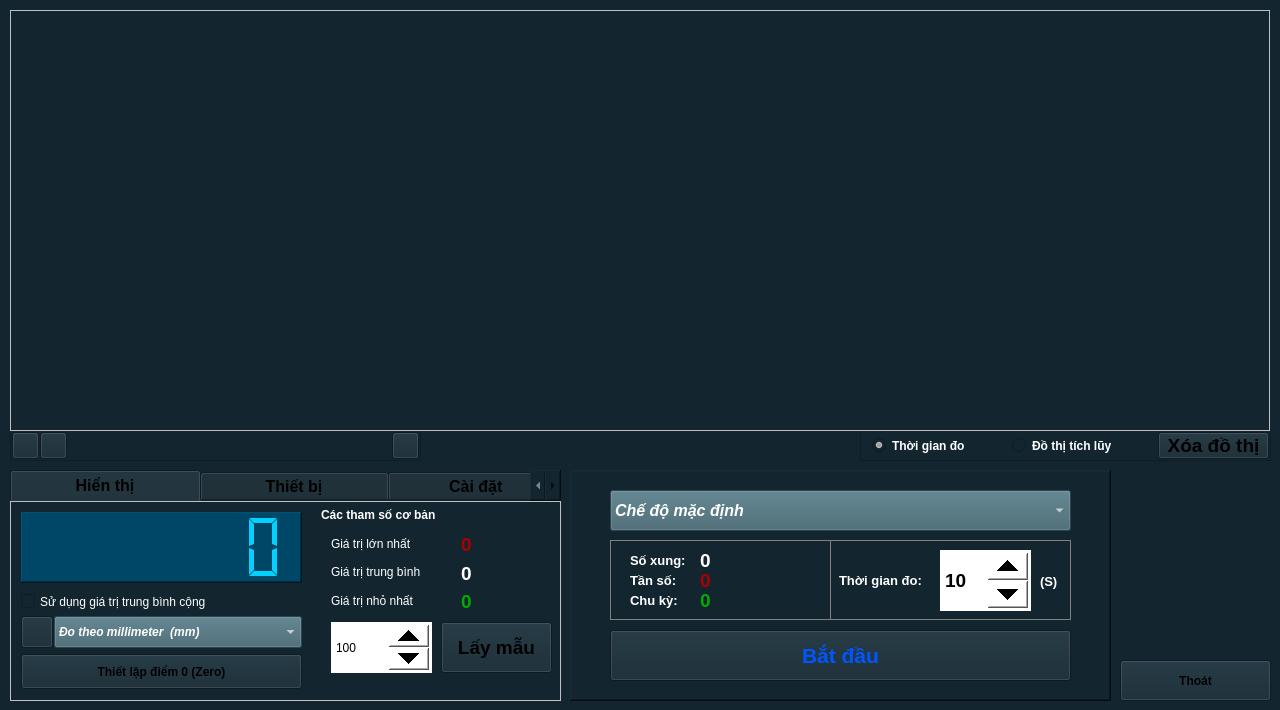
<?xml version="1.0" encoding="UTF-8"?>
<ui version="4.0">
 <class>Sensor_SEN0121</class>
 <widget class="QWidget" name="Sensor_SEN0121">
  <property name="geometry">
   <rect>
    <x>0</x>
    <y>0</y>
    <width>1280</width>
    <height>710</height>
   </rect>
  </property>
  <property name="windowTitle">
   <string>Form</string>
  </property>
  <property name="windowIcon">
   <iconset resource="../image.qrc">
    <normaloff>:/image/DIS0121_Icon.png</normaloff>:/image/DIS0121_Icon.png</iconset>
  </property>
  <property name="styleSheet">
   <string notr="true">background-color: #132630;</string>
  </property>
  <widget class="QTabWidget" name="tabWidget">
   <property name="geometry">
    <rect>
     <x>10</x>
     <y>470</y>
     <width>551</width>
     <height>231</height>
    </rect>
   </property>
   <property name="font">
    <font>
     <pointsize>12</pointsize>
     <weight>75</weight>
     <bold>true</bold>
    </font>
   </property>
   <property name="styleSheet">
    <string notr="true">QTabWidget::pane { 
border: 1px solid #C0C0C0;
}</string>
   </property>
   <property name="currentIndex">
    <number>0</number>
   </property>
   <property name="elideMode">
    <enum>Qt::ElideNone</enum>
   </property>
   <widget class="QWidget" name="tab_Infor_2">
    <attribute name="title">
     <string>            Hiển thị            </string>
    </attribute>
    <widget class="QLCDNumber" name="lcdNumber_Value">
     <property name="geometry">
      <rect>
       <x>10</x>
       <y>10</y>
       <width>281</width>
       <height>71</height>
      </rect>
     </property>
     <property name="styleSheet">
      <string notr="true">background-color: rgb(0, 70, 102);
color:rgb(5, 209, 255)</string>
     </property>
     <property name="frameShape">
      <enum>QFrame::WinPanel</enum>
     </property>
     <property name="lineWidth">
      <number>1</number>
     </property>
     <property name="smallDecimalPoint">
      <bool>false</bool>
     </property>
     <property name="digitCount">
      <number>7</number>
     </property>
     <property name="segmentStyle">
      <enum>QLCDNumber::Flat</enum>
     </property>
     <property name="value" stdset="0">
      <double>0.000000000000000</double>
     </property>
     <property name="intValue" stdset="0">
      <number>0</number>
     </property>
    </widget>
    <widget class="QPushButton" name="pushButton_2">
     <property name="geometry">
      <rect>
       <x>10</x>
       <y>114</y>
       <width>32</width>
       <height>32</height>
      </rect>
     </property>
     <property name="styleSheet">
      <string notr="true"/>
     </property>
     <property name="text">
      <string/>
     </property>
     <property name="icon">
      <iconset resource="../image.qrc">
       <normaloff>:/image/DIS0121_Icon.png</normaloff>:/image/DIS0121_Icon.png</iconset>
     </property>
     <property name="iconSize">
      <size>
       <width>32</width>
       <height>32</height>
      </size>
     </property>
    </widget>
    <widget class="QComboBox" name="comboBox_Sensor_Unit">
     <property name="geometry">
      <rect>
       <x>43</x>
       <y>114</y>
       <width>248</width>
       <height>32</height>
      </rect>
     </property>
     <property name="font">
      <font>
       <weight>75</weight>
       <italic>true</italic>
       <bold>true</bold>
      </font>
     </property>
     <property name="layoutDirection">
      <enum>Qt::LeftToRight</enum>
     </property>
     <property name="styleSheet">
      <string notr="true">background-color: rgb(62, 97, 109);
color: rgb(255, 255, 255);</string>
     </property>
     <property name="editable">
      <bool>false</bool>
     </property>
     <item>
      <property name="text">
       <string>Đo theo millimeter  (mm)</string>
      </property>
     </item>
     <item>
      <property name="text">
       <string>Đo theo centimeter (cm)</string>
      </property>
     </item>
     <item>
      <property name="text">
       <string>Đo theo decimeter  (dm)</string>
      </property>
     </item>
     <item>
      <property name="text">
       <string>Đo theo meter (m)</string>
      </property>
     </item>
    </widget>
    <widget class="QSpinBox" name="spinBox_setSample">
     <property name="geometry">
      <rect>
       <x>320</x>
       <y>120</y>
       <width>101</width>
       <height>51</height>
      </rect>
     </property>
     <property name="styleSheet">
      <string notr="true">QSpinBox
{
background-color: rgb(255, 255, 255);
color: rgb(0, 0, 0);
}
QSpinBox::up-button
{
    min-width:40px;
    min-height: 20px;
}
QSpinBox::down-button
{
    min-width: 40px;
    min-height: 20px;
}
</string>
     </property>
     <property name="minimum">
      <number>10</number>
     </property>
     <property name="maximum">
      <number>9999999</number>
     </property>
     <property name="value">
      <number>100</number>
     </property>
    </widget>
    <widget class="QPushButton" name="pushButton_getSamples">
     <property name="geometry">
      <rect>
       <x>430</x>
       <y>120</y>
       <width>111</width>
       <height>51</height>
      </rect>
     </property>
     <property name="font">
      <font>
       <pointsize>14</pointsize>
       <weight>75</weight>
       <bold>true</bold>
      </font>
     </property>
     <property name="styleSheet">
      <string notr="true"/>
     </property>
     <property name="text">
      <string>Lấy mẫu</string>
     </property>
    </widget>
    <widget class="QLabel" name="label_sampleInfo">
     <property name="geometry">
      <rect>
       <x>310</x>
       <y>0</y>
       <width>261</width>
       <height>26</height>
      </rect>
     </property>
     <property name="font">
      <font>
       <weight>75</weight>
       <bold>true</bold>
      </font>
     </property>
     <property name="styleSheet">
      <string notr="true">color: rgb(255, 255, 255);</string>
     </property>
     <property name="text">
      <string>Các tham số cơ bản</string>
     </property>
    </widget>
    <widget class="QWidget" name="verticalLayoutWidget_6">
     <property name="geometry">
      <rect>
       <x>320</x>
       <y>30</y>
       <width>121</width>
       <height>80</height>
      </rect>
     </property>
     <layout class="QVBoxLayout" name="verticalLayout_6">
      <item>
       <widget class="QLabel" name="label_8">
        <property name="font">
         <font>
          <weight>50</weight>
          <bold>false</bold>
         </font>
        </property>
        <property name="styleSheet">
         <string notr="true">color: rgb(255, 255, 255);</string>
        </property>
        <property name="text">
         <string>Giá trị lớn nhất</string>
        </property>
       </widget>
      </item>
      <item>
       <widget class="QLabel" name="label_9">
        <property name="font">
         <font>
          <weight>50</weight>
          <bold>false</bold>
         </font>
        </property>
        <property name="styleSheet">
         <string notr="true">color: rgb(255, 255, 255);</string>
        </property>
        <property name="text">
         <string>Giá trị trung bình</string>
        </property>
       </widget>
      </item>
      <item>
       <widget class="QLabel" name="label_10">
        <property name="font">
         <font>
          <weight>50</weight>
          <bold>false</bold>
         </font>
        </property>
        <property name="styleSheet">
         <string notr="true">color: rgb(255, 255, 255);</string>
        </property>
        <property name="text">
         <string>Giá trị nhỏ nhất</string>
        </property>
       </widget>
      </item>
     </layout>
    </widget>
    <widget class="QCheckBox" name="checkBox_setMathAvg">
     <property name="geometry">
      <rect>
       <x>10</x>
       <y>86</y>
       <width>281</width>
       <height>27</height>
      </rect>
     </property>
     <property name="styleSheet">
      <string notr="true">color: rgb(255, 255, 255);</string>
     </property>
     <property name="text">
      <string>Sử dụng giá trị trung bình cộng</string>
     </property>
    </widget>
    <widget class="QPushButton" name="pushButton_SetZero">
     <property name="geometry">
      <rect>
       <x>10</x>
       <y>152</y>
       <width>281</width>
       <height>35</height>
      </rect>
     </property>
     <property name="font">
      <font>
       <weight>75</weight>
       <bold>true</bold>
      </font>
     </property>
     <property name="text">
      <string>Thiết lập điểm 0 (Zero)</string>
     </property>
    </widget>
    <widget class="QLabel" name="label_ValueAvg">
     <property name="geometry">
      <rect>
       <x>450</x>
       <y>61</y>
       <width>91</width>
       <height>21</height>
      </rect>
     </property>
     <property name="font">
      <font>
       <pointsize>14</pointsize>
       <weight>75</weight>
       <bold>true</bold>
      </font>
     </property>
     <property name="styleSheet">
      <string notr="true">color: rgb(255, 255, 255);</string>
     </property>
     <property name="frameShape">
      <enum>QFrame::NoFrame</enum>
     </property>
     <property name="text">
      <string>0</string>
     </property>
    </widget>
    <widget class="QLabel" name="label_ValueMin">
     <property name="geometry">
      <rect>
       <x>450</x>
       <y>89</y>
       <width>91</width>
       <height>21</height>
      </rect>
     </property>
     <property name="font">
      <font>
       <pointsize>14</pointsize>
       <weight>75</weight>
       <bold>true</bold>
      </font>
     </property>
     <property name="styleSheet">
      <string notr="true">color: rgb(0, 170, 0);</string>
     </property>
     <property name="text">
      <string>0</string>
     </property>
    </widget>
    <widget class="QLabel" name="label_ValueMax">
     <property name="geometry">
      <rect>
       <x>450</x>
       <y>29</y>
       <width>91</width>
       <height>26</height>
      </rect>
     </property>
     <property name="font">
      <font>
       <pointsize>14</pointsize>
       <weight>75</weight>
       <bold>true</bold>
      </font>
     </property>
     <property name="styleSheet">
      <string notr="true">color: rgb(170, 0, 0);</string>
     </property>
     <property name="text">
      <string>0</string>
     </property>
    </widget>
   </widget>
   <widget class="QWidget" name="tab_4">
    <attribute name="title">
     <string>            Thiết bị            </string>
    </attribute>
    <widget class="QWidget" name="verticalLayoutWidget_8">
     <property name="geometry">
      <rect>
       <x>150</x>
       <y>10</y>
       <width>291</width>
       <height>101</height>
      </rect>
     </property>
     <layout class="QVBoxLayout" name="verticalLayout_8">
      <item>
       <widget class="QLabel" name="label_Name">
        <property name="styleSheet">
         <string notr="true">color: rgb(255, 255, 255);</string>
        </property>
        <property name="text">
         <string/>
        </property>
       </widget>
      </item>
      <item>
       <widget class="QLabel" name="label_Address">
        <property name="styleSheet">
         <string notr="true">color: rgb(255, 255, 255);</string>
        </property>
        <property name="text">
         <string/>
        </property>
       </widget>
      </item>
      <item>
       <widget class="QLabel" name="label_SerialNumber">
        <property name="styleSheet">
         <string notr="true">color: rgb(255, 255, 255);</string>
        </property>
        <property name="text">
         <string/>
        </property>
       </widget>
      </item>
     </layout>
    </widget>
    <widget class="QWidget" name="verticalLayoutWidget_9">
     <property name="geometry">
      <rect>
       <x>10</x>
       <y>10</y>
       <width>111</width>
       <height>131</height>
      </rect>
     </property>
     <layout class="QVBoxLayout" name="verticalLayout_9">
      <item>
       <widget class="QLabel" name="label_13">
        <property name="styleSheet">
         <string notr="true">color: rgb(255, 255, 255);</string>
        </property>
        <property name="text">
         <string>Tên thiết bị:</string>
        </property>
       </widget>
      </item>
      <item>
       <widget class="QLabel" name="label_14">
        <property name="styleSheet">
         <string notr="true">color: rgb(255, 255, 255);</string>
        </property>
        <property name="text">
         <string>Địa chỉ:</string>
        </property>
       </widget>
      </item>
      <item>
       <widget class="QLabel" name="label_18">
        <property name="styleSheet">
         <string notr="true">color: rgb(255, 255, 255);</string>
        </property>
        <property name="text">
         <string>Mã sê-ri:</string>
        </property>
       </widget>
      </item>
      <item>
       <widget class="QLabel" name="label_19">
        <property name="styleSheet">
         <string notr="true">color: rgb(255, 255, 255);</string>
        </property>
        <property name="text">
         <string>Mô tả:</string>
        </property>
       </widget>
      </item>
     </layout>
    </widget>
    <widget class="QWidget" name="verticalLayoutWidget_10">
     <property name="geometry">
      <rect>
       <x>150</x>
       <y>110</y>
       <width>291</width>
       <height>61</height>
      </rect>
     </property>
     <layout class="QVBoxLayout" name="verticalLayout_10">
      <item>
       <widget class="QLabel" name="label_Description">
        <property name="styleSheet">
         <string notr="true">color: rgb(255, 255, 255);</string>
        </property>
        <property name="text">
         <string/>
        </property>
        <property name="alignment">
         <set>Qt::AlignLeading|Qt::AlignLeft|Qt::AlignTop</set>
        </property>
       </widget>
      </item>
     </layout>
    </widget>
   </widget>
   <widget class="QWidget" name="tab_6">
    <attribute name="title">
     <string>           Cài đặt            </string>
    </attribute>
    <widget class="QLabel" name="label_23">
     <property name="geometry">
      <rect>
       <x>277</x>
       <y>40</y>
       <width>41</width>
       <height>22</height>
      </rect>
     </property>
     <property name="styleSheet">
      <string notr="true">color: rgb(255, 255, 255);</string>
     </property>
     <property name="text">
      <string>(ms)</string>
     </property>
    </widget>
    <widget class="QLabel" name="label_24">
     <property name="geometry">
      <rect>
       <x>20</x>
       <y>40</y>
       <width>141</width>
       <height>22</height>
      </rect>
     </property>
     <property name="styleSheet">
      <string notr="true">color: rgb(255, 255, 255);</string>
     </property>
     <property name="text">
      <string>Thời gian lấy mẫu :</string>
     </property>
    </widget>
    <widget class="QPushButton" name="pushButton_SetSampleTime">
     <property name="geometry">
      <rect>
       <x>320</x>
       <y>20</y>
       <width>161</width>
       <height>61</height>
      </rect>
     </property>
     <property name="font">
      <font>
       <pointsize>14</pointsize>
       <weight>75</weight>
       <bold>true</bold>
      </font>
     </property>
     <property name="text">
      <string>Cài đặt</string>
     </property>
    </widget>
    <widget class="QSpinBox" name="spinBox_SampleTime">
     <property name="geometry">
      <rect>
       <x>160</x>
       <y>10</y>
       <width>111</width>
       <height>81</height>
      </rect>
     </property>
     <property name="styleSheet">
      <string notr="true">QSpinBox
{
background-color: rgb(255, 255, 255);
color: rgb(0, 0, 0);
}
QSpinBox::up-button
{
    min-width:40px;
    min-height: 20px;
}
QSpinBox::down-button
{
    min-width: 40px;
    min-height: 20px;
}
</string>
     </property>
     <property name="minimum">
      <number>10</number>
     </property>
     <property name="maximum">
      <number>9999999</number>
     </property>
     <property name="value">
      <number>100</number>
     </property>
    </widget>
    <widget class="Line" name="line_2">
     <property name="geometry">
      <rect>
       <x>20</x>
       <y>100</y>
       <width>541</width>
       <height>16</height>
      </rect>
     </property>
     <property name="orientation">
      <enum>Qt::Horizontal</enum>
     </property>
    </widget>
    <widget class="QPushButton" name="pushButton_Calib">
     <property name="geometry">
      <rect>
       <x>320</x>
       <y>120</y>
       <width>161</width>
       <height>61</height>
      </rect>
     </property>
     <property name="font">
      <font>
       <weight>75</weight>
       <bold>true</bold>
      </font>
     </property>
     <property name="text">
      <string>Hiệu chuẩn</string>
     </property>
    </widget>
    <widget class="QLabel" name="label_25">
     <property name="geometry">
      <rect>
       <x>20</x>
       <y>139</y>
       <width>231</width>
       <height>22</height>
      </rect>
     </property>
     <property name="styleSheet">
      <string notr="true">color: rgb(255, 255, 255);</string>
     </property>
     <property name="text">
      <string>Hiệu chuẩn thiết bị :</string>
     </property>
    </widget>
    <widget class="QLabel" name="label_calibInfo">
     <property name="geometry">
      <rect>
       <x>40</x>
       <y>160</y>
       <width>271</width>
       <height>22</height>
      </rect>
     </property>
     <property name="font">
      <font>
       <italic>true</italic>
      </font>
     </property>
     <property name="styleSheet">
      <string notr="true">color: rgb(255, 255, 127);</string>
     </property>
     <property name="text">
      <string>(chưa hiệu chuẩn)</string>
     </property>
    </widget>
   </widget>
  </widget>
  <widget class="QPushButton" name="pushButton_Exit">
   <property name="geometry">
    <rect>
     <x>1120</x>
     <y>660</y>
     <width>151</width>
     <height>41</height>
    </rect>
   </property>
   <property name="font">
    <font>
     <weight>75</weight>
     <bold>true</bold>
    </font>
   </property>
   <property name="text">
    <string>Thoát</string>
   </property>
  </widget>
  <widget class="QFrame" name="frame_setChart">
   <property name="geometry">
    <rect>
     <x>860</x>
     <y>430</y>
     <width>411</width>
     <height>31</height>
    </rect>
   </property>
   <property name="frameShape">
    <enum>QFrame::StyledPanel</enum>
   </property>
   <property name="frameShadow">
    <enum>QFrame::Raised</enum>
   </property>
   <widget class="QRadioButton" name="radioButton_Continuously">
    <property name="geometry">
     <rect>
      <x>12</x>
      <y>2</y>
      <width>141</width>
      <height>27</height>
     </rect>
    </property>
    <property name="font">
     <font>
      <weight>75</weight>
      <bold>true</bold>
     </font>
    </property>
    <property name="styleSheet">
     <string notr="true">color: rgb(255, 255, 255);</string>
    </property>
    <property name="text">
     <string>Thời gian đo</string>
    </property>
    <property name="checked">
     <bool>true</bool>
    </property>
   </widget>
   <widget class="QRadioButton" name="radioButton_Accumulation">
    <property name="geometry">
     <rect>
      <x>152</x>
      <y>2</y>
      <width>131</width>
      <height>27</height>
     </rect>
    </property>
    <property name="font">
     <font>
      <weight>75</weight>
      <bold>true</bold>
     </font>
    </property>
    <property name="styleSheet">
     <string notr="true">color: rgb(255, 255, 255);</string>
    </property>
    <property name="text">
     <string>Đồ thị tích lũy</string>
    </property>
    <property name="checked">
     <bool>false</bool>
    </property>
   </widget>
   <widget class="QPushButton" name="pushButton_ClearChart">
    <property name="geometry">
     <rect>
      <x>298</x>
      <y>2</y>
      <width>111</width>
      <height>27</height>
     </rect>
    </property>
    <property name="font">
     <font>
      <pointsize>14</pointsize>
      <weight>75</weight>
      <bold>true</bold>
     </font>
    </property>
    <property name="text">
     <string>Xóa đồ thị</string>
    </property>
   </widget>
  </widget>
  <widget class="QFrame" name="frame_trackLine">
   <property name="geometry">
    <rect>
     <x>10</x>
     <y>430</y>
     <width>411</width>
     <height>31</height>
    </rect>
   </property>
   <property name="frameShape">
    <enum>QFrame::StyledPanel</enum>
   </property>
   <property name="frameShadow">
    <enum>QFrame::Raised</enum>
   </property>
   <widget class="QPushButton" name="pushButton_TrackLine_Yax">
    <property name="geometry">
     <rect>
      <x>382</x>
      <y>2</y>
      <width>27</width>
      <height>27</height>
     </rect>
    </property>
    <property name="font">
     <font>
      <pointsize>14</pointsize>
      <weight>75</weight>
      <bold>true</bold>
     </font>
    </property>
    <property name="toolTip">
     <string>tính hệ số góc y=ax</string>
    </property>
    <property name="text">
     <string/>
    </property>
    <property name="icon">
     <iconset resource="../image.qrc">
      <normaloff>:/image/MFS0103_Track_yax.jpg</normaloff>:/image/MFS0103_Track_yax.jpg</iconset>
    </property>
    <property name="iconSize">
     <size>
      <width>25</width>
      <height>25</height>
     </size>
    </property>
   </widget>
   <widget class="QPushButton" name="pushButton_TrackLine_Default">
    <property name="geometry">
     <rect>
      <x>2</x>
      <y>2</y>
      <width>27</width>
      <height>27</height>
     </rect>
    </property>
    <property name="font">
     <font>
      <pointsize>14</pointsize>
      <weight>75</weight>
      <bold>true</bold>
     </font>
    </property>
    <property name="toolTip">
     <string>trục tọa độ ảo</string>
    </property>
    <property name="text">
     <string/>
    </property>
    <property name="icon">
     <iconset resource="../image.qrc">
      <normaloff>:/image/MFS0103_Track_D.jpg</normaloff>:/image/MFS0103_Track_D.jpg</iconset>
    </property>
    <property name="iconSize">
     <size>
      <width>25</width>
      <height>25</height>
     </size>
    </property>
   </widget>
   <widget class="QPushButton" name="pushButton_TrackLine_Tooltip">
    <property name="geometry">
     <rect>
      <x>30</x>
      <y>2</y>
      <width>27</width>
      <height>27</height>
     </rect>
    </property>
    <property name="font">
     <font>
      <pointsize>14</pointsize>
      <weight>75</weight>
      <bold>true</bold>
     </font>
    </property>
    <property name="toolTip">
     <string>bắt điểm</string>
    </property>
    <property name="text">
     <string/>
    </property>
    <property name="icon">
     <iconset resource="../image.qrc">
      <normaloff>:/image/MFS0103_Track_T.jpg</normaloff>:/image/MFS0103_Track_T.jpg</iconset>
    </property>
    <property name="iconSize">
     <size>
      <width>25</width>
      <height>25</height>
     </size>
    </property>
   </widget>
  </widget>
  <widget class="QFrame" name="frame_Chart">
   <property name="geometry">
    <rect>
     <x>10</x>
     <y>10</y>
     <width>1260</width>
     <height>421</height>
    </rect>
   </property>
   <property name="styleSheet">
    <string notr="true">QFrame { 
border: 1px solid #C0C0C0;
}</string>
   </property>
   <property name="frameShape">
    <enum>QFrame::StyledPanel</enum>
   </property>
   <property name="frameShadow">
    <enum>QFrame::Raised</enum>
   </property>
  </widget>
  <widget class="QFrame" name="frame">
   <property name="geometry">
    <rect>
     <x>570</x>
     <y>470</y>
     <width>541</width>
     <height>231</height>
    </rect>
   </property>
   <property name="styleSheet">
    <string notr="true">background-color: #132630;</string>
   </property>
   <property name="frameShape">
    <enum>QFrame::WinPanel</enum>
   </property>
   <property name="frameShadow">
    <enum>QFrame::Raised</enum>
   </property>
   <widget class="QPushButton" name="pushButton_SetMode">
    <property name="geometry">
     <rect>
      <x>40</x>
      <y>160</y>
      <width>461</width>
      <height>51</height>
     </rect>
    </property>
    <property name="font">
     <font>
      <pointsize>16</pointsize>
      <weight>75</weight>
      <bold>true</bold>
     </font>
    </property>
    <property name="styleSheet">
     <string notr="true">color: rgb(0, 85, 255);</string>
    </property>
    <property name="text">
     <string>Bắt đầu</string>
    </property>
   </widget>
   <widget class="QComboBox" name="comboBox_Sensor_Mode">
    <property name="geometry">
     <rect>
      <x>40</x>
      <y>20</y>
      <width>461</width>
      <height>41</height>
     </rect>
    </property>
    <property name="font">
     <font>
      <pointsize>12</pointsize>
      <weight>75</weight>
      <italic>true</italic>
      <bold>true</bold>
     </font>
    </property>
    <property name="layoutDirection">
     <enum>Qt::LeftToRight</enum>
    </property>
    <property name="styleSheet">
     <string notr="true">background-color: rgb(62, 97, 109);
color: rgb(255, 255, 255);</string>
    </property>
    <property name="editable">
     <bool>false</bool>
    </property>
    <item>
     <property name="text">
      <string>Chế độ mặc định</string>
     </property>
    </item>
    <item>
     <property name="text">
      <string>Chế độ đo chính xác</string>
     </property>
    </item>
    <item>
     <property name="text">
      <string>Đo dao động</string>
     </property>
    </item>
   </widget>
   <widget class="QFrame" name="frame_Calculate">
    <property name="geometry">
     <rect>
      <x>40</x>
      <y>70</y>
      <width>221</width>
      <height>80</height>
     </rect>
    </property>
    <property name="styleSheet">
     <string notr="true">QFrame#frame_Calculate{
    border: 1px solid gray;
}</string>
    </property>
    <property name="frameShape">
     <enum>QFrame::NoFrame</enum>
    </property>
    <property name="frameShadow">
     <enum>QFrame::Raised</enum>
    </property>
    <widget class="QLabel" name="label_11">
     <property name="geometry">
      <rect>
       <x>20</x>
       <y>29</y>
       <width>61</width>
       <height>22</height>
      </rect>
     </property>
     <property name="font">
      <font>
       <pointsize>10</pointsize>
       <weight>75</weight>
       <bold>true</bold>
      </font>
     </property>
     <property name="styleSheet">
      <string notr="true">color: rgb(255, 255, 255);</string>
     </property>
     <property name="text">
      <string>Tần số:</string>
     </property>
    </widget>
    <widget class="QLabel" name="label_12">
     <property name="geometry">
      <rect>
       <x>20</x>
       <y>49</y>
       <width>61</width>
       <height>23</height>
      </rect>
     </property>
     <property name="font">
      <font>
       <pointsize>10</pointsize>
       <weight>75</weight>
       <bold>true</bold>
      </font>
     </property>
     <property name="styleSheet">
      <string notr="true">color: rgb(255, 255, 255);</string>
     </property>
     <property name="text">
      <string>Chu kỳ:</string>
     </property>
    </widget>
    <widget class="QLabel" name="label_Calculate_Freq">
     <property name="geometry">
      <rect>
       <x>90</x>
       <y>27</y>
       <width>99</width>
       <height>26</height>
      </rect>
     </property>
     <property name="font">
      <font>
       <pointsize>14</pointsize>
       <weight>75</weight>
       <bold>true</bold>
      </font>
     </property>
     <property name="styleSheet">
      <string notr="true">color: rgb(170, 0, 0);</string>
     </property>
     <property name="text">
      <string>0</string>
     </property>
    </widget>
    <widget class="QLabel" name="label_Calculate_Time">
     <property name="geometry">
      <rect>
       <x>90</x>
       <y>50</y>
       <width>99</width>
       <height>21</height>
      </rect>
     </property>
     <property name="font">
      <font>
       <pointsize>14</pointsize>
       <weight>75</weight>
       <bold>true</bold>
      </font>
     </property>
     <property name="styleSheet">
      <string notr="true">color: rgb(0, 170, 0);</string>
     </property>
     <property name="text">
      <string>0</string>
     </property>
    </widget>
    <widget class="QLabel" name="label_16">
     <property name="geometry">
      <rect>
       <x>20</x>
       <y>9</y>
       <width>61</width>
       <height>22</height>
      </rect>
     </property>
     <property name="font">
      <font>
       <pointsize>10</pointsize>
       <weight>75</weight>
       <bold>true</bold>
      </font>
     </property>
     <property name="styleSheet">
      <string notr="true">color: rgb(255, 255, 255);</string>
     </property>
     <property name="text">
      <string>Số xung:</string>
     </property>
    </widget>
    <widget class="QLabel" name="label_Calculate_Pulse">
     <property name="geometry">
      <rect>
       <x>90</x>
       <y>10</y>
       <width>99</width>
       <height>21</height>
      </rect>
     </property>
     <property name="font">
      <font>
       <pointsize>14</pointsize>
       <weight>75</weight>
       <bold>true</bold>
      </font>
     </property>
     <property name="styleSheet">
      <string notr="true">color: rgb(255, 255, 255);</string>
     </property>
     <property name="frameShape">
      <enum>QFrame::NoFrame</enum>
     </property>
     <property name="text">
      <string>0</string>
     </property>
    </widget>
   </widget>
   <widget class="QFrame" name="frame_graphTime">
    <property name="geometry">
     <rect>
      <x>260</x>
      <y>70</y>
      <width>241</width>
      <height>80</height>
     </rect>
    </property>
    <property name="styleSheet">
     <string notr="true">QFrame#frame_graphTime{
    border: 1px solid gray;
}</string>
    </property>
    <property name="frameShape">
     <enum>QFrame::NoFrame</enum>
    </property>
    <property name="frameShadow">
     <enum>QFrame::Raised</enum>
    </property>
    <widget class="QSpinBox" name="spinBox_graphTime">
     <property name="geometry">
      <rect>
       <x>110</x>
       <y>10</y>
       <width>91</width>
       <height>61</height>
      </rect>
     </property>
     <property name="font">
      <font>
       <pointsize>14</pointsize>
       <weight>75</weight>
       <bold>true</bold>
      </font>
     </property>
     <property name="styleSheet">
      <string notr="true">QSpinBox
{
background-color: rgb(255, 255, 255);
color: rgb(0, 0, 0);
}
QSpinBox::up-button
{
    min-width:40px;
    min-height: 20px;
}
QSpinBox::down-button
{
    min-width: 40px;
    min-height: 20px;
}
</string>
     </property>
     <property name="minimum">
      <number>1</number>
     </property>
     <property name="maximum">
      <number>999</number>
     </property>
     <property name="singleStep">
      <number>1</number>
     </property>
     <property name="value">
      <number>10</number>
     </property>
    </widget>
    <widget class="QLabel" name="label_15">
     <property name="geometry">
      <rect>
       <x>9</x>
       <y>29</y>
       <width>91</width>
       <height>23</height>
      </rect>
     </property>
     <property name="font">
      <font>
       <pointsize>10</pointsize>
       <weight>75</weight>
       <bold>true</bold>
      </font>
     </property>
     <property name="styleSheet">
      <string notr="true">color: rgb(255, 255, 255);</string>
     </property>
     <property name="text">
      <string>Thời gian đo:</string>
     </property>
    </widget>
    <widget class="QLabel" name="label_26">
     <property name="geometry">
      <rect>
       <x>210</x>
       <y>30</y>
       <width>21</width>
       <height>22</height>
      </rect>
     </property>
     <property name="font">
      <font>
       <pointsize>10</pointsize>
       <weight>75</weight>
       <bold>true</bold>
      </font>
     </property>
     <property name="styleSheet">
      <string notr="true">color: rgb(255, 255, 255);</string>
     </property>
     <property name="text">
      <string>(S)</string>
     </property>
    </widget>
   </widget>
  </widget>
 </widget>
 <resources>
  <include location="../image.qrc"/>
 </resources>
 <connections/>
</ui>
